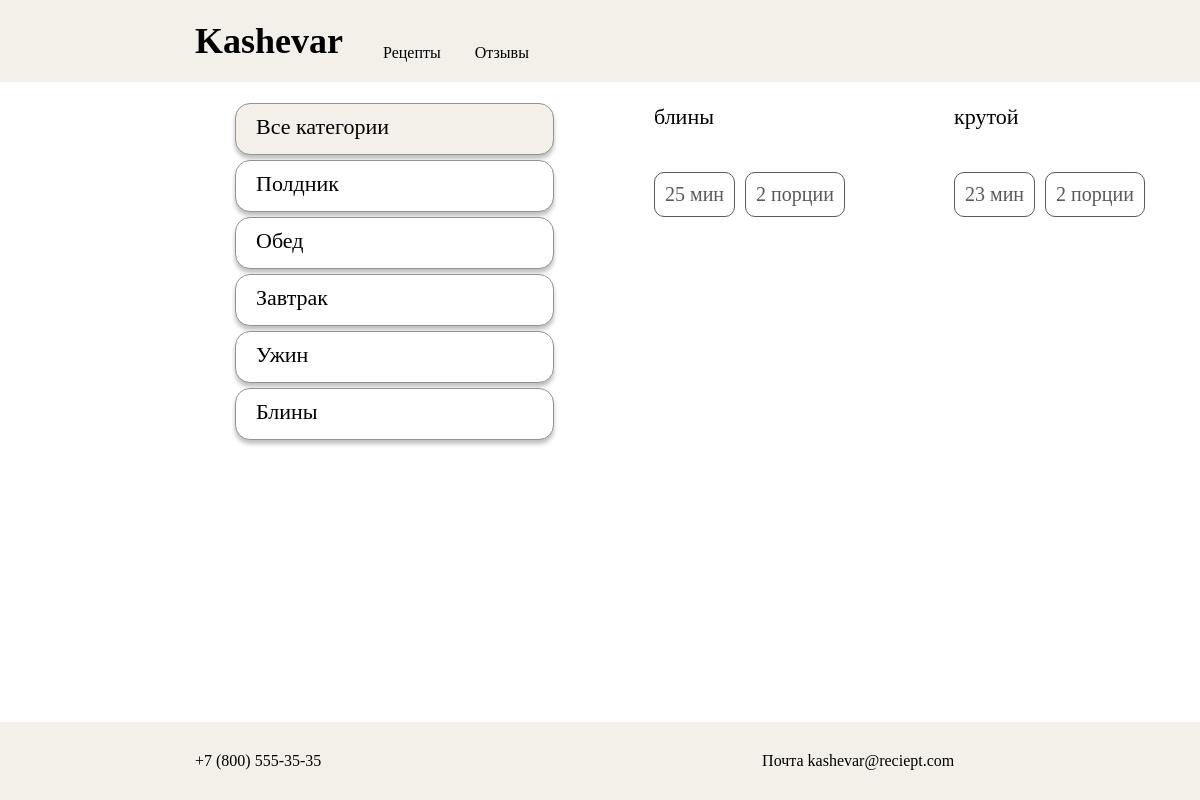
Page /receipt/categories/ on the committed database.
### core/models.py (models this page shows, shortened)
class Category(models.Model):
    category = models.CharField(max_length=100, db_index=True)
    def get_absolute_url(self):
        return reverse('category', kwargs={'cat_id': self.pk})

class ViewDish(models.Model):
    viewDish = models.CharField(max_length=100, db_index=True)
    def get_absolute_url(self):
        return reverse('viewDish', kwargs={'dish_id': self.pk})

class Post(models.Model):
    title = models.CharField(max_length=150, db_index=True, verbose_name='Название')
    time_to_cook = models.SmallIntegerField(default=0, db_index=True, verbose_name='Время приготовления')
    count = models.SmallIntegerField(default=0, db_index=True, verbose_name='Количество порций')
    body = models.TextField(blank=True, db_index=True, verbose_name='Описание рецепта')
    slug = models.SlugField(max_length=150, blank=True, unique=True, verbose_name="URL")
    cat = models.ForeignKey('Category', on_delete=models.PROTECT, null=True, verbose_name='Категория')
    dish = models.ForeignKey('ViewDish', on_delete=models.PROTECT, null=True, verbose_name='Вид блюда')
    history = HistoricalRecords()
    def get_detail_url(self):
        return reverse('post_detail_url', kwargs={'slug': self.slug})
    class Meta:
        verbose_name = 'Рецепты'
        verbose_name_plural = 'Рецепты'

### core/views.py (the view)
# urls.py: path('categories/', posts_list, name='categories'),
def posts_list(request):
    cats = Category.objects.all()
    posts = Post.objects.all()
    cards = Post.objects.all()
    dishes = ViewDish.objects.all()
    search_query = request.GET.get('search', '')
    if search_query:
        posts = Post.objects.filter(Q(title__icontains=search_query) | Q(body__icontains=search_query))
    else:
        posts = Post.objects.all()
    paginator = Paginator(posts, 3)
    page_number = request.GET.get('page', 1)
    page = paginator.get_page(page_number)
    is_paginated = page.has_other_pages()
    if page.has_previous():
        prev_url = '?page={}'.format(page.previous_page_number())
    else:
        prev_url = ''
    if page.has_next():
        next_url = '?page={}'.format(page.next_page_number())
    else:
        next_url = ''
    context = {
        'page_object': page,
        'is_paginated': is_paginated,
        'prev_url': prev_url,
        'next_url': next_url,
        'title': "Рецепты",
        'posts': posts,
        'cats': cats,
        'cat_selected': 0,
        'cards': 'cards',
        'dishes': dishes,
        'dish_selected' :0,
    }
    return render(request, 'blog/categories.html', context=context)

### core/templates/blog/categories.html (shortened to what this page needs)
{% extends 'base.html' %}
{% block content %}
    <section class='categories'>
        <div class='categories__column'>
            <ul>
            {% if cat_selected == 0 %}
                <li class='selected cat_all'>Все категории</li>
            {% else %}
                <li><a href="{% url 'categories' %}" class='cat_all'>Все категории</a></li>
            {% endif %}
            {% for c in cats %}
                {% if c.pk == cat_selected %}
                    <li class='selected cat'>{{ c.category }}</li>
                {% else %}
                    <li><a href='{{ c.get_absolute_url}}' class='cat'>{{ c.category }}</a></li>
                {% endif %}
            {% endfor %}
            {% for c in dishes %}
            {% if c.pk == dish_selected %}
                <li class='selected cat'>{{ c.viewDish }}</li>
            {% else %}
                <li><a href='{{ c.get_absolute_url }}' class='cat'>{{ c.viewDish }}</a></li>
            {% endif %}
            {% endfor %}
            </ul>
        </div>
        <div class='categories__columnRec'>
            {% for post in posts %}
            <div class="categories__columnRec--card">
                <a href="{{ post.get_detail_url }}" >
                <p class="card-title">{{ post.title }}</p>
                <div class='categories__columnRec--miniCard'>
                  <p class='card-time'>{{ post.time_to_cook }} мин</p>
                  <p class='card-count'>{{ post.count }} порции</p>
                </div>
                </a>
            </div>
            {% endfor %}
        </div>
    </section>
{% endblock %}

### static/css/style.css (style rules this page uses)
* { text-decoration: none; font-family: Playfair Display; list-style: none; }
a.cat, li.selected.cat { background: #FFFFFF; border: 1px solid #939393; box-shadow: 0px 4px 4px rgba(0, 0, 0, 0.25); border-radius: 15px; width: 297px; height: 40px; font-size: 22px; padding-top:10px; padding-left: 20px; color: #000000; margin-top: 5px; display: block; text-align: left; }
li.selected.cat_all, a.cat_all { background: #F3F0EA; border: 1px solid #939393; box-shadow: 0px 4px 4px rgba(0, 0, 0, 0.25); border-radius: 15px; width: 297px; height: 40px; font-size: 22px; padding-top:10px; padding-left: 20px; color: #000000; margin-top: 5px; display: block; text-align: left; }
html,body { margin:0; padding:0; max-width: 100%; overflow-x: hidden; }
.categories__columnRec { display: grid; grid-template-columns: repeat(2, 300px); grid-template-rows: repeat(5,auto); margin-bottom: 70px; }
p.card-title { font-size: 22px; color: #000; }
.categories__columnRec--miniCard { display: flex; flex-direction: row; }
.card-time, .card-count { border: 1px solid #5a5a5a; color: #5a5a5a; padding: 10px; border-radius: 10px; margin-right: 10px; font-size: 20px; }
.categories { display: flex; flex-direction: row; }
.categories__column { padding-left: 195px; display: flex; flex-direction: column; margin-right: 100px; }

### rows in the picture
Category: category "Полдник"
Category: category "Обед"
Category: category "Завтрак"
Category: category "Ужин"
ViewDish: viewDish "Блины"
Post: title "блины", time_to_cook "25", count "2"
Post: title "крутой", time_to_cook "23", count "2"
